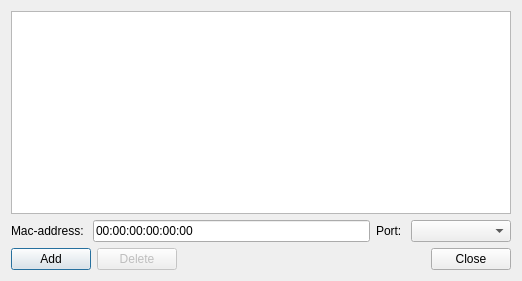
<?xml version="1.0" encoding="UTF-8"?>
<ui version="4.0">
 <class>tableSwitch</class>
 <widget class="QDialog" name="tableSwitch">
  <property name="geometry">
   <rect>
    <x>0</x>
    <y>0</y>
    <width>518</width>
    <height>281</height>
   </rect>
  </property>
  <property name="windowTitle">
   <string>Switching table</string>
  </property>
  <layout class="QVBoxLayout" name="verticalLayout">
   <item>
    <widget class="QTableView" name="table">
     <property name="minimumSize">
      <size>
       <width>500</width>
       <height>0</height>
      </size>
     </property>
     <property name="editTriggers">
      <set>QAbstractItemView::NoEditTriggers</set>
     </property>
     <property name="alternatingRowColors">
      <bool>true</bool>
     </property>
     <property name="selectionMode">
      <enum>QAbstractItemView::SingleSelection</enum>
     </property>
     <property name="selectionBehavior">
      <enum>QAbstractItemView::SelectRows</enum>
     </property>
    </widget>
   </item>
   <item>
    <layout class="QHBoxLayout" name="horizontalLayout_2">
     <item>
      <widget class="QLabel" name="label">
       <property name="text">
        <string>Mac-address: </string>
       </property>
      </widget>
     </item>
     <item>
      <widget class="QLineEdit" name="le_macAddress">
       <property name="minimumSize">
        <size>
         <width>200</width>
         <height>0</height>
        </size>
       </property>
       <property name="maximumSize">
        <size>
         <width>16777215</width>
         <height>16777215</height>
        </size>
       </property>
       <property name="inputMask">
        <string>HH:HH:HH:HH:HH:HH;_</string>
       </property>
       <property name="text">
        <string>00:00:00:00:00:00</string>
       </property>
      </widget>
     </item>
     <item>
      <widget class="QLabel" name="label_2">
       <property name="text">
        <string>Port: </string>
       </property>
      </widget>
     </item>
     <item>
      <widget class="QComboBox" name="cb_port">
       <property name="minimumSize">
        <size>
         <width>100</width>
         <height>0</height>
        </size>
       </property>
      </widget>
     </item>
    </layout>
   </item>
   <item>
    <layout class="QHBoxLayout" name="horizontalLayout">
     <item>
      <widget class="QPushButton" name="btn_add">
       <property name="text">
        <string>Add</string>
       </property>
       <property name="icon">
        <iconset resource="../../netemul.qrc">
         <normaloff>:/im/images/edit_add.png</normaloff>:/im/images/edit_add.png</iconset>
       </property>
      </widget>
     </item>
     <item>
      <widget class="QPushButton" name="btn_del">
       <property name="enabled">
        <bool>false</bool>
       </property>
       <property name="text">
        <string>Delete</string>
       </property>
       <property name="icon">
        <iconset resource="../../netemul.qrc">
         <normaloff>:/im/images/edit_remove.png</normaloff>:/im/images/edit_remove.png</iconset>
       </property>
      </widget>
     </item>
     <item>
      <spacer name="horizontalSpacer">
       <property name="orientation">
        <enum>Qt::Horizontal</enum>
       </property>
       <property name="sizeHint" stdset="0">
        <size>
         <width>40</width>
         <height>20</height>
        </size>
       </property>
      </spacer>
     </item>
     <item>
      <widget class="QPushButton" name="btn_cancel">
       <property name="text">
        <string>Close</string>
       </property>
       <property name="icon">
        <iconset resource="../../netemul.qrc">
         <normaloff>:/im/images/not.png</normaloff>:/im/images/not.png</iconset>
       </property>
      </widget>
     </item>
    </layout>
   </item>
  </layout>
 </widget>
 <resources>
  <include location="../../netemul.qrc"/>
 </resources>
 <connections>
  <connection>
   <sender>btn_cancel</sender>
   <signal>clicked()</signal>
   <receiver>tableSwitch</receiver>
   <slot>reject()</slot>
   <hints>
    <hint type="sourcelabel">
     <x>450</x>
     <y>257</y>
    </hint>
    <hint type="destinationlabel">
     <x>360</x>
     <y>276</y>
    </hint>
   </hints>
  </connection>
 </connections>
</ui>
